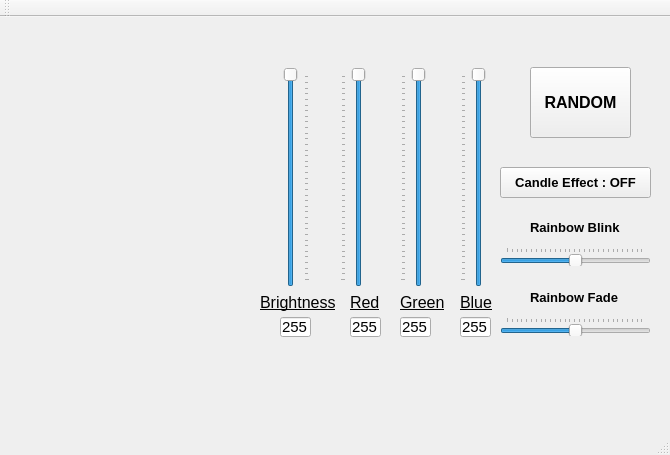
<?xml version="1.0" encoding="UTF-8"?>
<ui version="4.0">
 <class>MainWindow</class>
 <widget class="QMainWindow" name="MainWindow">
  <property name="geometry">
   <rect>
    <x>0</x>
    <y>0</y>
    <width>670</width>
    <height>455</height>
   </rect>
  </property>
  <property name="windowTitle">
   <string>ColorCandle</string>
  </property>
  <property name="windowIcon">
   <iconset>
    <normaloff>C:/Qt/projImages/icon.png</normaloff>C:/Qt/projImages/icon.png</iconset>
  </property>
  <widget class="QWidget" name="centralWidget">
   <widget class="QSlider" name="slBrightness">
    <property name="geometry">
     <rect>
      <x>280</x>
      <y>50</y>
      <width>30</width>
      <height>220</height>
     </rect>
    </property>
    <property name="cursor">
     <cursorShape>PointingHandCursor</cursorShape>
    </property>
    <property name="whatsThis">
     <string>&lt;html&gt;&lt;head/&gt;&lt;body&gt;&lt;p&gt;&lt;br/&gt;&lt;/p&gt;&lt;/body&gt;&lt;/html&gt;</string>
    </property>
    <property name="maximum">
     <number>255</number>
    </property>
    <property name="singleStep">
     <number>5</number>
    </property>
    <property name="value">
     <number>255</number>
    </property>
    <property name="orientation">
     <enum>Qt::Vertical</enum>
    </property>
    <property name="tickPosition">
     <enum>QSlider::TicksBelow</enum>
    </property>
    <property name="tickInterval">
     <number>7</number>
    </property>
   </widget>
   <widget class="QSlider" name="slRed">
    <property name="geometry">
     <rect>
      <x>340</x>
      <y>50</y>
      <width>30</width>
      <height>220</height>
     </rect>
    </property>
    <property name="cursor">
     <cursorShape>PointingHandCursor</cursorShape>
    </property>
    <property name="maximum">
     <number>255</number>
    </property>
    <property name="singleStep">
     <number>5</number>
    </property>
    <property name="value">
     <number>255</number>
    </property>
    <property name="orientation">
     <enum>Qt::Vertical</enum>
    </property>
    <property name="tickPosition">
     <enum>QSlider::TicksAbove</enum>
    </property>
    <property name="tickInterval">
     <number>7</number>
    </property>
   </widget>
   <widget class="QSlider" name="slGreen">
    <property name="geometry">
     <rect>
      <x>400</x>
      <y>50</y>
      <width>30</width>
      <height>220</height>
     </rect>
    </property>
    <property name="cursor">
     <cursorShape>PointingHandCursor</cursorShape>
    </property>
    <property name="maximum">
     <number>255</number>
    </property>
    <property name="singleStep">
     <number>5</number>
    </property>
    <property name="value">
     <number>255</number>
    </property>
    <property name="orientation">
     <enum>Qt::Vertical</enum>
    </property>
    <property name="tickPosition">
     <enum>QSlider::TicksAbove</enum>
    </property>
    <property name="tickInterval">
     <number>7</number>
    </property>
   </widget>
   <widget class="QSlider" name="slBlue">
    <property name="geometry">
     <rect>
      <x>460</x>
      <y>50</y>
      <width>30</width>
      <height>220</height>
     </rect>
    </property>
    <property name="cursor">
     <cursorShape>PointingHandCursor</cursorShape>
    </property>
    <property name="maximum">
     <number>255</number>
    </property>
    <property name="singleStep">
     <number>5</number>
    </property>
    <property name="value">
     <number>255</number>
    </property>
    <property name="orientation">
     <enum>Qt::Vertical</enum>
    </property>
    <property name="tickPosition">
     <enum>QSlider::TicksAbove</enum>
    </property>
    <property name="tickInterval">
     <number>7</number>
    </property>
   </widget>
   <widget class="QLabel" name="labelBr">
    <property name="geometry">
     <rect>
      <x>260</x>
      <y>270</y>
      <width>91</width>
      <height>31</height>
     </rect>
    </property>
    <property name="font">
     <font>
      <family>Tahoma</family>
      <pointsize>12</pointsize>
      <weight>50</weight>
      <italic>false</italic>
      <bold>false</bold>
      <underline>true</underline>
     </font>
    </property>
    <property name="text">
     <string>Brightness</string>
    </property>
   </widget>
   <widget class="QLabel" name="labelRed">
    <property name="geometry">
     <rect>
      <x>350</x>
      <y>270</y>
      <width>31</width>
      <height>31</height>
     </rect>
    </property>
    <property name="font">
     <font>
      <family>Tahoma</family>
      <pointsize>12</pointsize>
      <weight>50</weight>
      <italic>false</italic>
      <bold>false</bold>
      <underline>true</underline>
     </font>
    </property>
    <property name="text">
     <string>Red</string>
    </property>
   </widget>
   <widget class="QLabel" name="labelGreen">
    <property name="geometry">
     <rect>
      <x>400</x>
      <y>270</y>
      <width>51</width>
      <height>31</height>
     </rect>
    </property>
    <property name="font">
     <font>
      <family>Tahoma</family>
      <pointsize>12</pointsize>
      <weight>50</weight>
      <italic>false</italic>
      <bold>false</bold>
      <underline>true</underline>
     </font>
    </property>
    <property name="text">
     <string>Green</string>
    </property>
   </widget>
   <widget class="QLabel" name="labelBlue">
    <property name="geometry">
     <rect>
      <x>460</x>
      <y>270</y>
      <width>51</width>
      <height>31</height>
     </rect>
    </property>
    <property name="font">
     <font>
      <family>Tahoma</family>
      <pointsize>12</pointsize>
      <weight>50</weight>
      <italic>false</italic>
      <bold>false</bold>
      <underline>true</underline>
     </font>
    </property>
    <property name="text">
     <string>Blue</string>
    </property>
   </widget>
   <widget class="QPushButton" name="pushButton">
    <property name="geometry">
     <rect>
      <x>530</x>
      <y>50</y>
      <width>101</width>
      <height>71</height>
     </rect>
    </property>
    <property name="font">
     <font>
      <pointsize>12</pointsize>
      <weight>75</weight>
      <bold>true</bold>
     </font>
    </property>
    <property name="text">
     <string>RANDOM</string>
    </property>
   </widget>
   <widget class="QLabel" name="lColorView">
    <property name="geometry">
     <rect>
      <x>80</x>
      <y>50</y>
      <width>120</width>
      <height>120</height>
     </rect>
    </property>
    <property name="text">
     <string/>
    </property>
   </widget>
   <widget class="QLabel" name="label">
    <property name="geometry">
     <rect>
      <x>30</x>
      <y>190</y>
      <width>225</width>
      <height>218</height>
     </rect>
    </property>
    <property name="text">
     <string/>
    </property>
    <property name="pixmap">
     <pixmap>C:/Qt/projImages/icon.png</pixmap>
    </property>
   </widget>
   <widget class="QLineEdit" name="valueBr">
    <property name="geometry">
     <rect>
      <x>280</x>
      <y>300</y>
      <width>31</width>
      <height>20</height>
     </rect>
    </property>
    <property name="font">
     <font>
      <pointsize>11</pointsize>
     </font>
    </property>
    <property name="inputMask">
     <string/>
    </property>
    <property name="text">
     <string>255</string>
    </property>
    <property name="maxLength">
     <number>3</number>
    </property>
   </widget>
   <widget class="QLineEdit" name="valueRed">
    <property name="geometry">
     <rect>
      <x>350</x>
      <y>300</y>
      <width>31</width>
      <height>20</height>
     </rect>
    </property>
    <property name="font">
     <font>
      <pointsize>11</pointsize>
     </font>
    </property>
    <property name="inputMask">
     <string/>
    </property>
    <property name="text">
     <string>255</string>
    </property>
    <property name="maxLength">
     <number>3</number>
    </property>
   </widget>
   <widget class="QLineEdit" name="valueGreen">
    <property name="geometry">
     <rect>
      <x>400</x>
      <y>300</y>
      <width>31</width>
      <height>20</height>
     </rect>
    </property>
    <property name="font">
     <font>
      <pointsize>11</pointsize>
     </font>
    </property>
    <property name="inputMask">
     <string/>
    </property>
    <property name="text">
     <string>255</string>
    </property>
    <property name="maxLength">
     <number>3</number>
    </property>
   </widget>
   <widget class="QLineEdit" name="valueBlue">
    <property name="geometry">
     <rect>
      <x>460</x>
      <y>300</y>
      <width>31</width>
      <height>20</height>
     </rect>
    </property>
    <property name="font">
     <font>
      <pointsize>11</pointsize>
     </font>
    </property>
    <property name="inputMask">
     <string/>
    </property>
    <property name="text">
     <string>255</string>
    </property>
    <property name="maxLength">
     <number>3</number>
    </property>
   </widget>
   <widget class="QPushButton" name="btnCandleEffect">
    <property name="geometry">
     <rect>
      <x>500</x>
      <y>150</y>
      <width>151</width>
      <height>31</height>
     </rect>
    </property>
    <property name="font">
     <font>
      <pointsize>10</pointsize>
      <weight>75</weight>
      <bold>true</bold>
     </font>
    </property>
    <property name="text">
     <string>Candle Effect : OFF</string>
    </property>
   </widget>
   <widget class="QSlider" name="slBlink">
    <property name="enabled">
     <bool>true</bool>
    </property>
    <property name="geometry">
     <rect>
      <x>500</x>
      <y>230</y>
      <width>151</width>
      <height>19</height>
     </rect>
    </property>
    <property name="maximum">
     <number>255</number>
    </property>
    <property name="singleStep">
     <number>5</number>
    </property>
    <property name="pageStep">
     <number>10</number>
    </property>
    <property name="value">
     <number>128</number>
    </property>
    <property name="orientation">
     <enum>Qt::Horizontal</enum>
    </property>
    <property name="tickPosition">
     <enum>QSlider::TicksAbove</enum>
    </property>
    <property name="tickInterval">
     <number>9</number>
    </property>
   </widget>
   <widget class="QSlider" name="slFade">
    <property name="enabled">
     <bool>true</bool>
    </property>
    <property name="geometry">
     <rect>
      <x>500</x>
      <y>300</y>
      <width>151</width>
      <height>19</height>
     </rect>
    </property>
    <property name="maximum">
     <number>255</number>
    </property>
    <property name="singleStep">
     <number>5</number>
    </property>
    <property name="pageStep">
     <number>10</number>
    </property>
    <property name="value">
     <number>128</number>
    </property>
    <property name="orientation">
     <enum>Qt::Horizontal</enum>
    </property>
    <property name="tickPosition">
     <enum>QSlider::TicksAbove</enum>
    </property>
    <property name="tickInterval">
     <number>9</number>
    </property>
   </widget>
   <widget class="QLabel" name="labelBlink">
    <property name="geometry">
     <rect>
      <x>530</x>
      <y>200</y>
      <width>91</width>
      <height>21</height>
     </rect>
    </property>
    <property name="font">
     <font>
      <pointsize>10</pointsize>
      <weight>75</weight>
      <bold>true</bold>
     </font>
    </property>
    <property name="text">
     <string>Rainbow Blink</string>
    </property>
   </widget>
   <widget class="QLabel" name="labelFade">
    <property name="geometry">
     <rect>
      <x>530</x>
      <y>270</y>
      <width>91</width>
      <height>21</height>
     </rect>
    </property>
    <property name="font">
     <font>
      <pointsize>10</pointsize>
      <weight>75</weight>
      <bold>true</bold>
     </font>
    </property>
    <property name="text">
     <string>Rainbow Fade</string>
    </property>
   </widget>
  </widget>
  <widget class="QMenuBar" name="menuBar">
   <property name="geometry">
    <rect>
     <x>0</x>
     <y>0</y>
     <width>670</width>
     <height>21</height>
    </rect>
   </property>
  </widget>
  <widget class="QToolBar" name="mainToolBar">
   <attribute name="toolBarArea">
    <enum>TopToolBarArea</enum>
   </attribute>
   <attribute name="toolBarBreak">
    <bool>false</bool>
   </attribute>
  </widget>
  <widget class="QStatusBar" name="statusBar"/>
 </widget>
 <layoutdefault spacing="6" margin="11"/>
 <resources/>
 <connections/>
</ui>
